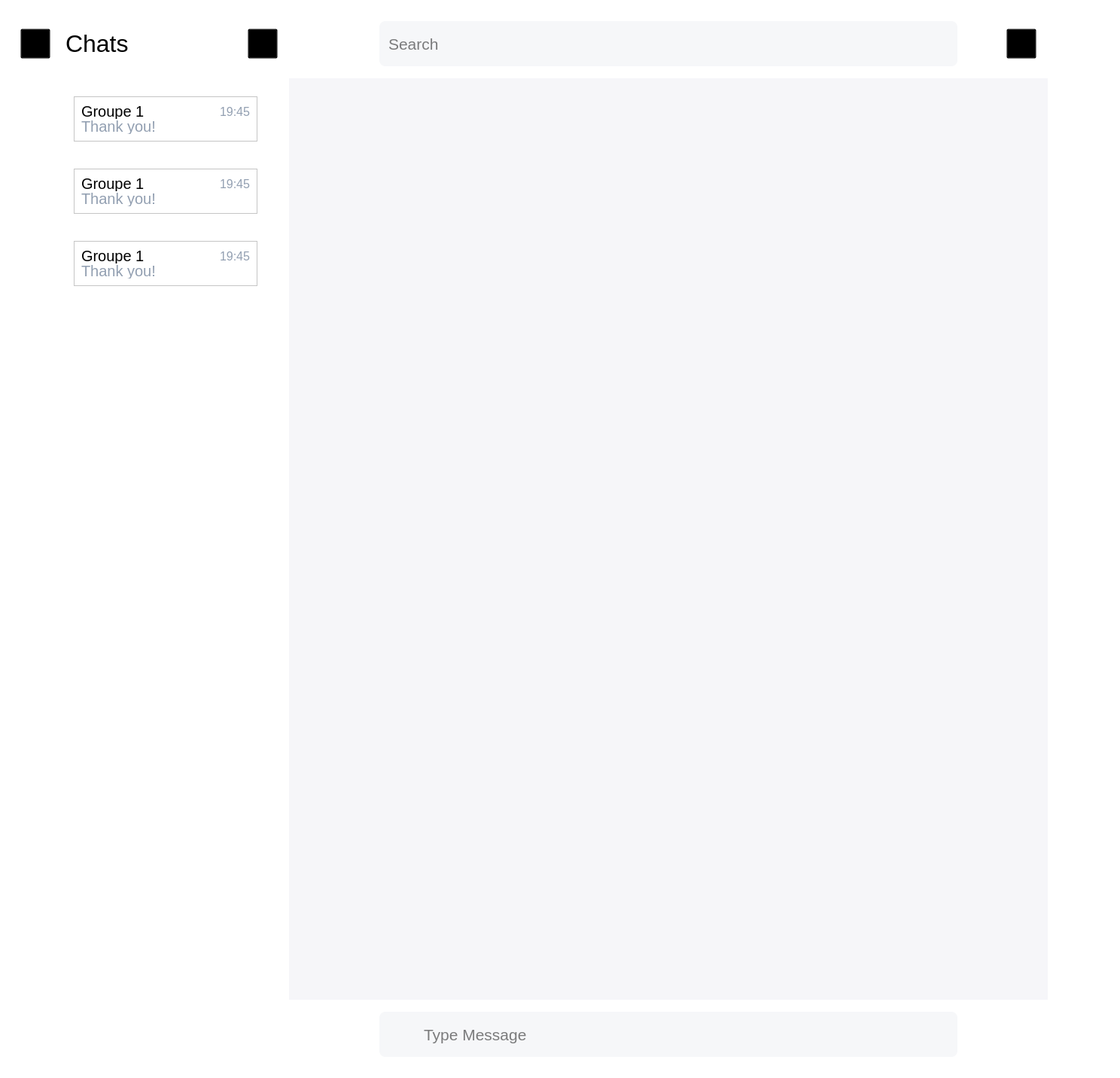
<?xml version="1.0" encoding="UTF-8"?>
<ui version="4.0">
 <class>MainWindow</class>
 <widget class="QMainWindow" name="MainWindow">
  <property name="geometry">
   <rect>
    <x>0</x>
    <y>0</y>
    <width>1488</width>
    <height>1432</height>
   </rect>
  </property>
  <property name="minimumSize">
   <size>
    <width>768</width>
    <height>0</height>
   </size>
  </property>
  <property name="windowTitle">
   <string>MainWindow</string>
  </property>
  <widget class="QWidget" name="centralwidget">
   <property name="styleSheet">
    <string notr="true">
background-color:#ffffff;
</string>
   </property>
   <layout class="QHBoxLayout" name="horizontalLayout">
    <item>
     <widget class="QWidget" name="leftMenu_widget" native="true">
      <property name="minimumSize">
       <size>
        <width>360</width>
        <height>0</height>
       </size>
      </property>
      <property name="maximumSize">
       <size>
        <width>360</width>
        <height>16777215</height>
       </size>
      </property>
      <layout class="QVBoxLayout" name="verticalLayout">
       <item alignment="Qt::AlignHCenter|Qt::AlignVCenter">
        <widget class="QWidget" name="search_widget_2" native="true">
         <property name="sizePolicy">
          <sizepolicy hsizetype="Preferred" vsizetype="Fixed">
           <horstretch>0</horstretch>
           <verstretch>0</verstretch>
          </sizepolicy>
         </property>
         <property name="minimumSize">
          <size>
           <width>360</width>
           <height>80</height>
          </size>
         </property>
         <property name="maximumSize">
          <size>
           <width>16777215</width>
           <height>80</height>
          </size>
         </property>
         <property name="styleSheet">
          <string notr="true"/>
         </property>
         <layout class="QHBoxLayout" name="horizontalLayout_2">
          <property name="spacing">
           <number>20</number>
          </property>
          <property name="topMargin">
           <number>0</number>
          </property>
          <property name="bottomMargin">
           <number>0</number>
          </property>
          <item>
           <widget class="QPushButton" name="pushButton">
            <property name="minimumSize">
             <size>
              <width>40</width>
              <height>40</height>
             </size>
            </property>
            <property name="maximumSize">
             <size>
              <width>40</width>
              <height>40</height>
             </size>
            </property>
            <property name="styleSheet">
             <string notr="true">background: transparent;
borders: none;</string>
            </property>
            <property name="text">
             <string/>
            </property>
            <property name="icon">
             <iconset resource="resources.qrc">
              <normaloff>:/icons/icons/btn.png</normaloff>:/icons/icons/btn.png</iconset>
            </property>
            <property name="iconSize">
             <size>
              <width>40</width>
              <height>40</height>
             </size>
            </property>
           </widget>
          </item>
          <item>
           <widget class="QLabel" name="label_2">
            <property name="minimumSize">
             <size>
              <width>40</width>
              <height>0</height>
             </size>
            </property>
            <property name="maximumSize">
             <size>
              <width>16777215</width>
              <height>40</height>
             </size>
            </property>
            <property name="font">
             <font>
              <pointsize>24</pointsize>
             </font>
            </property>
            <property name="text">
             <string>Chats</string>
            </property>
           </widget>
          </item>
          <item>
           <widget class="QPushButton" name="pushButton_2">
            <property name="sizePolicy">
             <sizepolicy hsizetype="Fixed" vsizetype="Fixed">
              <horstretch>0</horstretch>
              <verstretch>0</verstretch>
             </sizepolicy>
            </property>
            <property name="minimumSize">
             <size>
              <width>40</width>
              <height>40</height>
             </size>
            </property>
            <property name="maximumSize">
             <size>
              <width>40</width>
              <height>40</height>
             </size>
            </property>
            <property name="styleSheet">
             <string notr="true">background: transparent;
borders: none;</string>
            </property>
            <property name="text">
             <string/>
            </property>
            <property name="icon">
             <iconset resource="resources.qrc">
              <normaloff>:/icons/icons/Icon-button.svg</normaloff>:/icons/icons/Icon-button.svg</iconset>
            </property>
            <property name="iconSize">
             <size>
              <width>40</width>
              <height>40</height>
             </size>
            </property>
           </widget>
          </item>
         </layout>
        </widget>
       </item>
       <item>
        <widget class="QWidget" name="chatList_widget" native="true">
         <layout class="QVBoxLayout" name="verticalLayout_3">
          <item alignment="Qt::AlignVCenter">
           <widget class="QWidget" name="chat1_widget" native="true">
            <property name="sizePolicy">
             <sizepolicy hsizetype="Preferred" vsizetype="Fixed">
              <horstretch>0</horstretch>
              <verstretch>0</verstretch>
             </sizepolicy>
            </property>
            <property name="minimumSize">
             <size>
              <width>0</width>
              <height>90</height>
             </size>
            </property>
            <property name="styleSheet">
             <string notr="true">justify-content: center;
flex-items:center;</string>
            </property>
            <layout class="QHBoxLayout" name="horizontalLayout_6">
             <item>
              <widget class="QLabel" name="label_3">
               <property name="minimumSize">
                <size>
                 <width>56</width>
                 <height>56</height>
                </size>
               </property>
               <property name="maximumSize">
                <size>
                 <width>56</width>
                 <height>56</height>
                </size>
               </property>
               <property name="text">
                <string/>
               </property>
               <property name="pixmap">
                <pixmap resource="resources.qrc">:/icons/icons/avatar (2).png</pixmap>
               </property>
              </widget>
             </item>
             <item>
              <widget class="QFrame" name="frame">
               <property name="maximumSize">
                <size>
                 <width>246</width>
                 <height>60</height>
                </size>
               </property>
               <property name="frameShape">
                <enum>QFrame::StyledPanel</enum>
               </property>
               <property name="frameShadow">
                <enum>QFrame::Raised</enum>
               </property>
               <layout class="QGridLayout" name="gridLayout">
                <property name="verticalSpacing">
                 <number>0</number>
                </property>
                <item row="0" column="0">
                 <widget class="QLabel" name="label_4">
                  <property name="font">
                   <font>
                    <pointsize>15</pointsize>
                   </font>
                  </property>
                  <property name="text">
                   <string>Groupe 1</string>
                  </property>
                 </widget>
                </item>
                <item row="0" column="1" alignment="Qt::AlignRight">
                 <widget class="QLabel" name="label_6">
                  <property name="font">
                   <font>
                    <pointsize>12</pointsize>
                   </font>
                  </property>
                  <property name="styleSheet">
                   <string notr="true">color: #929FB1;
</string>
                  </property>
                  <property name="text">
                   <string>19:45</string>
                  </property>
                 </widget>
                </item>
                <item row="1" column="0" alignment="Qt::AlignLeft">
                 <widget class="QLabel" name="label_5">
                  <property name="font">
                   <font>
                    <pointsize>15</pointsize>
                   </font>
                  </property>
                  <property name="styleSheet">
                   <string notr="true">color: #929FB1;
</string>
                  </property>
                  <property name="text">
                   <string>Thank you!</string>
                  </property>
                 </widget>
                </item>
               </layout>
              </widget>
             </item>
            </layout>
           </widget>
          </item>
          <item>
           <widget class="QWidget" name="chat2_widget" native="true">
            <property name="sizePolicy">
             <sizepolicy hsizetype="Preferred" vsizetype="Fixed">
              <horstretch>0</horstretch>
              <verstretch>0</verstretch>
             </sizepolicy>
            </property>
            <property name="minimumSize">
             <size>
              <width>0</width>
              <height>90</height>
             </size>
            </property>
            <property name="styleSheet">
             <string notr="true">justify-content: center;
flex-items:center;</string>
            </property>
            <layout class="QHBoxLayout" name="horizontalLayout_7">
             <item>
              <widget class="QLabel" name="label_7">
               <property name="minimumSize">
                <size>
                 <width>56</width>
                 <height>56</height>
                </size>
               </property>
               <property name="maximumSize">
                <size>
                 <width>56</width>
                 <height>56</height>
                </size>
               </property>
               <property name="text">
                <string/>
               </property>
               <property name="pixmap">
                <pixmap resource="resources.qrc">:/icons/icons/avatar (2).png</pixmap>
               </property>
              </widget>
             </item>
             <item>
              <widget class="QFrame" name="frame_2">
               <property name="maximumSize">
                <size>
                 <width>246</width>
                 <height>60</height>
                </size>
               </property>
               <property name="frameShape">
                <enum>QFrame::StyledPanel</enum>
               </property>
               <property name="frameShadow">
                <enum>QFrame::Raised</enum>
               </property>
               <layout class="QGridLayout" name="gridLayout_2">
                <property name="verticalSpacing">
                 <number>0</number>
                </property>
                <item row="0" column="0">
                 <widget class="QLabel" name="label_8">
                  <property name="font">
                   <font>
                    <pointsize>15</pointsize>
                   </font>
                  </property>
                  <property name="text">
                   <string>Groupe 1</string>
                  </property>
                 </widget>
                </item>
                <item row="0" column="1" alignment="Qt::AlignRight">
                 <widget class="QLabel" name="label_9">
                  <property name="font">
                   <font>
                    <pointsize>12</pointsize>
                   </font>
                  </property>
                  <property name="styleSheet">
                   <string notr="true">color: #929FB1;
</string>
                  </property>
                  <property name="text">
                   <string>19:45</string>
                  </property>
                 </widget>
                </item>
                <item row="1" column="0" alignment="Qt::AlignLeft">
                 <widget class="QLabel" name="label_10">
                  <property name="font">
                   <font>
                    <pointsize>15</pointsize>
                   </font>
                  </property>
                  <property name="styleSheet">
                   <string notr="true">color: #929FB1;
</string>
                  </property>
                  <property name="text">
                   <string>Thank you!</string>
                  </property>
                 </widget>
                </item>
               </layout>
              </widget>
             </item>
            </layout>
           </widget>
          </item>
          <item>
           <widget class="QWidget" name="chat2_widget_2" native="true">
            <property name="sizePolicy">
             <sizepolicy hsizetype="Preferred" vsizetype="Fixed">
              <horstretch>0</horstretch>
              <verstretch>0</verstretch>
             </sizepolicy>
            </property>
            <property name="minimumSize">
             <size>
              <width>0</width>
              <height>90</height>
             </size>
            </property>
            <property name="styleSheet">
             <string notr="true">justify-content: center;
flex-items:center;</string>
            </property>
            <layout class="QHBoxLayout" name="horizontalLayout_8">
             <item>
              <widget class="QLabel" name="label_11">
               <property name="minimumSize">
                <size>
                 <width>56</width>
                 <height>56</height>
                </size>
               </property>
               <property name="maximumSize">
                <size>
                 <width>56</width>
                 <height>56</height>
                </size>
               </property>
               <property name="text">
                <string/>
               </property>
               <property name="pixmap">
                <pixmap resource="resources.qrc">:/icons/icons/avatar (2).png</pixmap>
               </property>
              </widget>
             </item>
             <item>
              <widget class="QFrame" name="frame_3">
               <property name="maximumSize">
                <size>
                 <width>246</width>
                 <height>60</height>
                </size>
               </property>
               <property name="frameShape">
                <enum>QFrame::StyledPanel</enum>
               </property>
               <property name="frameShadow">
                <enum>QFrame::Raised</enum>
               </property>
               <layout class="QGridLayout" name="gridLayout_3">
                <property name="verticalSpacing">
                 <number>0</number>
                </property>
                <item row="0" column="0">
                 <widget class="QLabel" name="label_12">
                  <property name="font">
                   <font>
                    <pointsize>15</pointsize>
                   </font>
                  </property>
                  <property name="text">
                   <string>Groupe 1</string>
                  </property>
                 </widget>
                </item>
                <item row="0" column="1" alignment="Qt::AlignRight">
                 <widget class="QLabel" name="label_13">
                  <property name="font">
                   <font>
                    <pointsize>12</pointsize>
                   </font>
                  </property>
                  <property name="styleSheet">
                   <string notr="true">color: #929FB1;
</string>
                  </property>
                  <property name="text">
                   <string>19:45</string>
                  </property>
                 </widget>
                </item>
                <item row="1" column="0" alignment="Qt::AlignLeft">
                 <widget class="QLabel" name="label_14">
                  <property name="font">
                   <font>
                    <pointsize>15</pointsize>
                   </font>
                  </property>
                  <property name="styleSheet">
                   <string notr="true">color: #929FB1;
</string>
                  </property>
                  <property name="text">
                   <string>Thank you!</string>
                  </property>
                 </widget>
                </item>
               </layout>
              </widget>
             </item>
            </layout>
           </widget>
          </item>
          <item>
           <spacer name="verticalSpacer">
            <property name="orientation">
             <enum>Qt::Vertical</enum>
            </property>
            <property name="sizeHint" stdset="0">
             <size>
              <width>20</width>
              <height>40</height>
             </size>
            </property>
           </spacer>
          </item>
         </layout>
        </widget>
       </item>
      </layout>
     </widget>
    </item>
    <item>
     <widget class="QWidget" name="mainChat_widget" native="true">
      <property name="minimumSize">
       <size>
        <width>800</width>
        <height>0</height>
       </size>
      </property>
      <layout class="QVBoxLayout" name="verticalLayout_2">
       <item>
        <widget class="QWidget" name="search_widget" native="true">
         <property name="maximumSize">
          <size>
           <width>16777215</width>
           <height>80</height>
          </size>
         </property>
         <layout class="QHBoxLayout" name="horizontalLayout_3">
          <property name="spacing">
           <number>50</number>
          </property>
          <property name="leftMargin">
           <number>0</number>
          </property>
          <property name="rightMargin">
           <number>0</number>
          </property>
          <item>
           <widget class="QLabel" name="label">
            <property name="minimumSize">
             <size>
              <width>40</width>
              <height>40</height>
             </size>
            </property>
            <property name="maximumSize">
             <size>
              <width>40</width>
              <height>40</height>
             </size>
            </property>
            <property name="text">
             <string/>
            </property>
            <property name="pixmap">
             <pixmap resource="resources.qrc">:/icons/icons/avatar.png</pixmap>
            </property>
           </widget>
          </item>
          <item>
           <widget class="QLineEdit" name="lineEdit">
            <property name="minimumSize">
             <size>
              <width>768</width>
              <height>60</height>
             </size>
            </property>
            <property name="maximumSize">
             <size>
              <width>768</width>
              <height>60</height>
             </size>
            </property>
            <property name="font">
             <font>
              <pointsize>16</pointsize>
             </font>
            </property>
            <property name="styleSheet">
             <string notr="true">background-color: #F6F7F9;
border:12px;
border-radius: 8px;
color:929FB1;
padding-left: 10px;</string>
            </property>
            <property name="placeholderText">
             <string>Search</string>
            </property>
           </widget>
          </item>
          <item>
           <widget class="QPushButton" name="pushButton_3">
            <property name="minimumSize">
             <size>
              <width>40</width>
              <height>40</height>
             </size>
            </property>
            <property name="maximumSize">
             <size>
              <width>40</width>
              <height>40</height>
             </size>
            </property>
            <property name="styleSheet">
             <string notr="true">background: transparent;
borders: none;</string>
            </property>
            <property name="text">
             <string/>
            </property>
            <property name="icon">
             <iconset resource="resources.qrc">
              <normaloff>:/icons/icons/search.svg</normaloff>:/icons/icons/search.svg</iconset>
            </property>
            <property name="iconSize">
             <size>
              <width>24</width>
              <height>24</height>
             </size>
            </property>
           </widget>
          </item>
         </layout>
        </widget>
       </item>
       <item>
        <widget class="QWidget" name="mainChatScreen" native="true">
         <property name="styleSheet">
          <string notr="true">background: #F6F6F9;
</string>
         </property>
        </widget>
       </item>
       <item>
        <widget class="QWidget" name="messageInput_widget" native="true">
         <property name="sizePolicy">
          <sizepolicy hsizetype="Preferred" vsizetype="Fixed">
           <horstretch>0</horstretch>
           <verstretch>0</verstretch>
          </sizepolicy>
         </property>
         <property name="maximumSize">
          <size>
           <width>16777215</width>
           <height>80</height>
          </size>
         </property>
         <layout class="QHBoxLayout" name="horizontalLayout_4">
          <property name="leftMargin">
           <number>120</number>
          </property>
          <property name="rightMargin">
           <number>120</number>
          </property>
          <item alignment="Qt::AlignHCenter|Qt::AlignVCenter">
           <widget class="QWidget" name="widget" native="true">
            <property name="minimumSize">
             <size>
              <width>768</width>
              <height>60</height>
             </size>
            </property>
            <property name="maximumSize">
             <size>
              <width>16777215</width>
              <height>60</height>
             </size>
            </property>
            <property name="styleSheet">
             <string notr="true">background-color: #F6F7F9;
border:12px;
border-radius: 8px;
color:929FB1;
padding-left: 10px;</string>
            </property>
            <layout class="QHBoxLayout" name="horizontalLayout_5">
             <property name="leftMargin">
              <number>9</number>
             </property>
             <property name="topMargin">
              <number>0</number>
             </property>
             <property name="rightMargin">
              <number>9</number>
             </property>
             <property name="bottomMargin">
              <number>0</number>
             </property>
             <item>
              <widget class="QPushButton" name="pushButton_4">
               <property name="minimumSize">
                <size>
                 <width>32</width>
                 <height>32</height>
                </size>
               </property>
               <property name="maximumSize">
                <size>
                 <width>32</width>
                 <height>32</height>
                </size>
               </property>
               <property name="styleSheet">
                <string notr="true">background: transparent;
borders: none;</string>
               </property>
               <property name="text">
                <string/>
               </property>
               <property name="icon">
                <iconset resource="resources.qrc">
                 <normaloff>:/icons/icons/attach-file.svg</normaloff>:/icons/icons/attach-file.svg</iconset>
               </property>
               <property name="iconSize">
                <size>
                 <width>24</width>
                 <height>24</height>
                </size>
               </property>
              </widget>
             </item>
             <item>
              <widget class="QLineEdit" name="lineEdit_2">
               <property name="minimumSize">
                <size>
                 <width>0</width>
                 <height>60</height>
                </size>
               </property>
               <property name="maximumSize">
                <size>
                 <width>16777215</width>
                 <height>60</height>
                </size>
               </property>
               <property name="font">
                <font>
                 <pointsize>16</pointsize>
                </font>
               </property>
               <property name="styleSheet">
                <string notr="true">background-color: #F6F7F9;
border:12px;
border-radius: 8px;
color:929FB1;
padding-left: 10px;</string>
               </property>
               <property name="text">
                <string/>
               </property>
               <property name="placeholderText">
                <string>Type Message</string>
               </property>
              </widget>
             </item>
             <item>
              <widget class="QPushButton" name="pushButton_5">
               <property name="minimumSize">
                <size>
                 <width>32</width>
                 <height>32</height>
                </size>
               </property>
               <property name="maximumSize">
                <size>
                 <width>32</width>
                 <height>32</height>
                </size>
               </property>
               <property name="styleSheet">
                <string notr="true">background: transparent;
borders: none;</string>
               </property>
               <property name="text">
                <string/>
               </property>
               <property name="icon">
                <iconset resource="resources.qrc">
                 <normaloff>:/icons/icons/icons8-send-24.png</normaloff>:/icons/icons/icons8-send-24.png</iconset>
               </property>
               <property name="iconSize">
                <size>
                 <width>32</width>
                 <height>32</height>
                </size>
               </property>
              </widget>
             </item>
            </layout>
           </widget>
          </item>
         </layout>
        </widget>
       </item>
      </layout>
     </widget>
    </item>
    <item>
     <widget class="QWidget" name="details_widget" native="true">
      <property name="sizePolicy">
       <sizepolicy hsizetype="Expanding" vsizetype="Preferred">
        <horstretch>0</horstretch>
        <verstretch>0</verstretch>
       </sizepolicy>
      </property>
     </widget>
    </item>
   </layout>
  </widget>
 </widget>
 <resources>
  <include location="resources.qrc"/>
 </resources>
 <connections/>
</ui>
